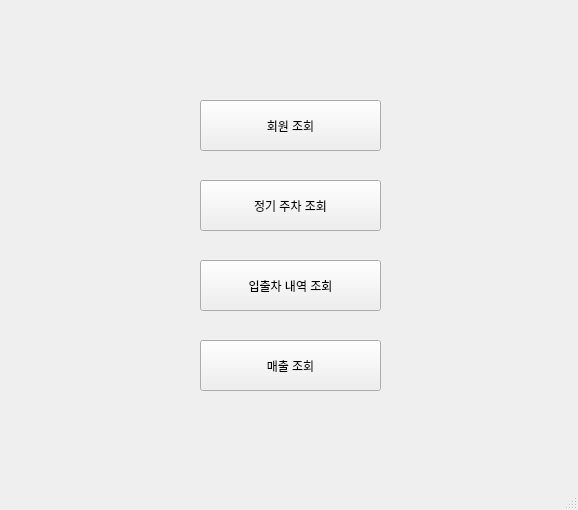
<?xml version="1.0" encoding="UTF-8"?>
<ui version="4.0">
 <class>MainWindow</class>
 <widget class="QMainWindow" name="MainWindow">
  <property name="geometry">
   <rect>
    <x>0</x>
    <y>0</y>
    <width>578</width>
    <height>510</height>
   </rect>
  </property>
  <property name="windowTitle">
   <string>MainWindow</string>
  </property>
  <widget class="QWidget" name="centralwidget">
   <widget class="QPushButton" name="user_check">
    <property name="geometry">
     <rect>
      <x>200</x>
      <y>100</y>
      <width>181</width>
      <height>51</height>
     </rect>
    </property>
    <property name="text">
     <string>회원 조회</string>
    </property>
   </widget>
   <widget class="QPushButton" name="parking_check">
    <property name="geometry">
     <rect>
      <x>200</x>
      <y>260</y>
      <width>181</width>
      <height>51</height>
     </rect>
    </property>
    <property name="text">
     <string>입출차 내역 조회</string>
    </property>
   </widget>
   <widget class="QPushButton" name="sales_check">
    <property name="geometry">
     <rect>
      <x>200</x>
      <y>340</y>
      <width>181</width>
      <height>51</height>
     </rect>
    </property>
    <property name="text">
     <string>매출 조회</string>
    </property>
   </widget>
   <widget class="QPushButton" name="regular_check">
    <property name="geometry">
     <rect>
      <x>200</x>
      <y>180</y>
      <width>181</width>
      <height>51</height>
     </rect>
    </property>
    <property name="text">
     <string>정기 주차 조회</string>
    </property>
   </widget>
  </widget>
  <widget class="QMenuBar" name="menubar">
   <property name="geometry">
    <rect>
     <x>0</x>
     <y>0</y>
     <width>578</width>
     <height>22</height>
    </rect>
   </property>
  </widget>
  <widget class="QStatusBar" name="statusbar"/>
 </widget>
 <resources/>
 <connections/>
</ui>
